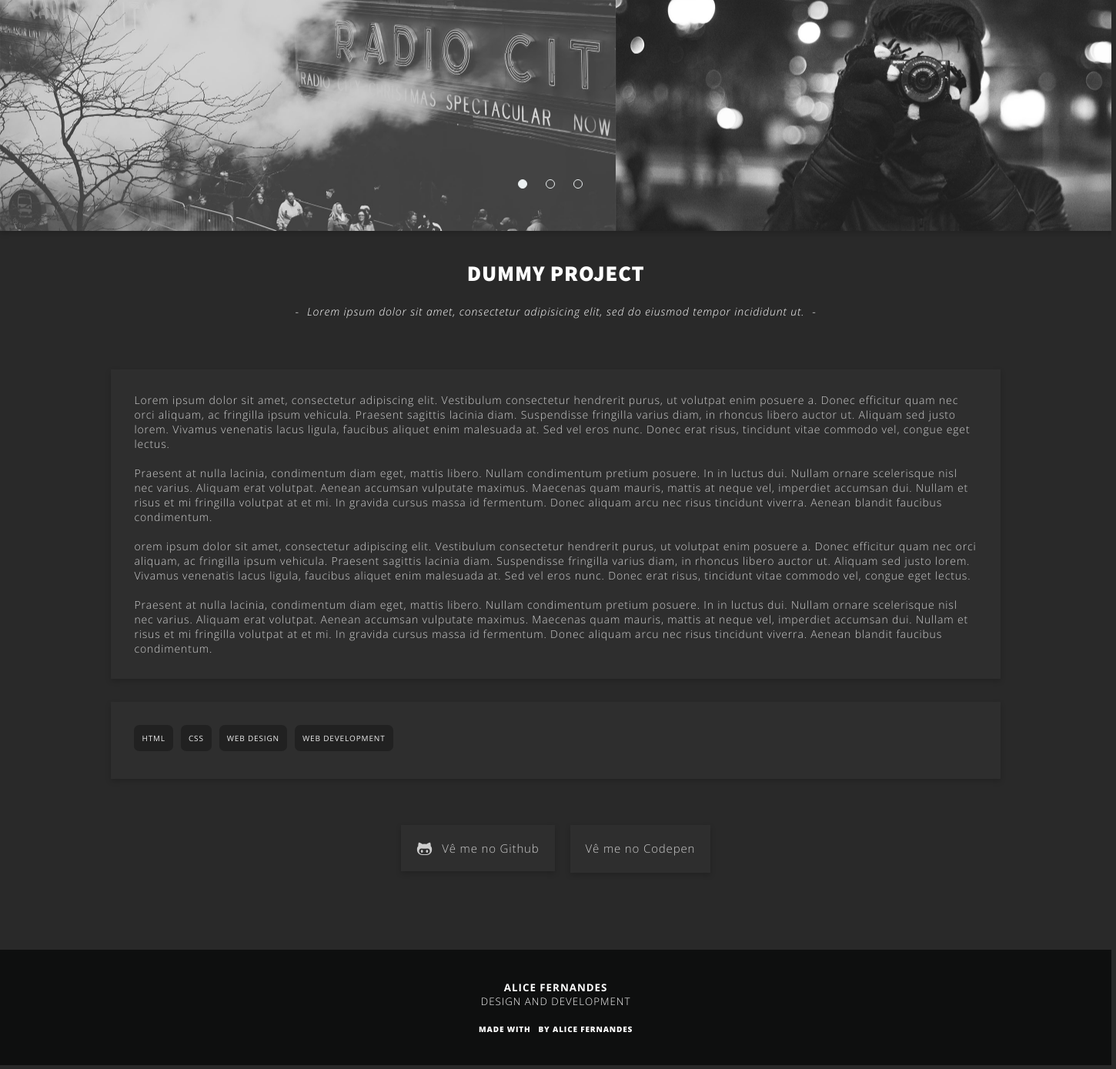
The page /projeto/dummy-project on the database its author committed.
### tables this page shows
CREATE TABLE IF NOT EXISTS `projetos` (
  `id` int(11) NOT NULL AUTO_INCREMENT,
  `nome` varchar(200) NOT NULL,
  `descricao` text NOT NULL,
  `tags` varchar(500) NOT NULL,
  `summary-line` varchar(500) NOT NULL,
  `likes` int(10) NOT NULL,
  `views` int(10) NOT NULL,
  `share` int(10) NOT NULL,
  `uri` varchar(100) NOT NULL,
  `external-urls` tinyint(1) DEFAULT NULL,
  PRIMARY KEY (`id`)
);

### templates/project-template.php (the view, shortened to what this page needs)
<!DOCTYPE html>
<html class="project-page">
  <head><?php require_once('./includes/_header.php') ?></head>
  <body>
    <div class="site-container"><?php require_once('./includes/_sidebar.php') ?>
      <div class="main-content">
        <div class="ui-component slideshow slideshow-medium panel-shadow">
          <div class="slide-container">
            <div class="slide" style="background-image:url(<?php echo("http://".$host . "/" ."img/slide1-dummy@1900.jpg") ?>);" data-slide="1"></div>
            <div class="slide" style="background-image:url(<?php echo("http://".$host . "/" ."img/slide2-dummy@1900.jpg") ?>);" data-slide="2"></div>
          </div>
          <div class="ui-component slide-controller">
            <ul>
              <li class="slider-control" data-slide="1"></li>
              <li class="slider-control" data-slide="2"></li>
              <li class="slider-control" data-slide="3"></li>
            </ul>
          </div>
        </div>
        <div class="panel-container">
          <?php
          $projeto = $urlStrings[2];
          $tabela = 'projetos';
          $conn = new mysqli(DB_HOST, DB_USER, DB_PASSWORD, DB_NAME);
          $query = "SELECT * FROM $tabela WHERE uri='$projeto'";
          $result = $conn->query($query);
          $row = $result->fetch_assoc();
           ?>
          <div class="panel panel-noshadow panel-fullwidth align-center panel-title panel-nobackground">
            <h3><?php echo($row['nome']) ?></h3>
            <p><i><?php echo($row['summary-line']) ?></i></p>
          </div>
          <div class="panel">
            <?php echo($row['descricao']) ?></div>
          <div class="panel">
            <?php
            $tags = explode(",", $row['tags']);
            $tagsHTML = "";
            foreach($tags as $tag){
              $tagsHTML.="<a class=\"tag\" href=\"/portfolio/".str_replace(" ", "", $tag)."\">
              <p>".str_replace("-", " ", $tag)."</p>
             </a>";
            }
            echo($tagsHTML);
             ?>
          </div>
          <div class="panel panel-noshadow panel-nobackground align-center">
            <?php
                $externalURlsHTML = '';
            if($row['external-urls']){
            $projetoURI = $row['uri'];
            $queryURL = "SELECT `github`, `codepen` FROM `external-urls` WHERE `projeto_uri`='$projetoURI'";
            $resultForUrl = $conn->query($queryURL);
            while($row = $resultForUrl->fetch_assoc()){
              $icon = '';
              foreach($row as $key=>$value){
                if($value){
                if($key != 'github'){
                  $icon = 'icon-network';
                }else{
                  $icon = 'social-'.$key;
                }
                $externalURlsHTML.="<a id=\"btn1\" class=\"ui-compoment btn btn-simple align-center\" href='$value' id=\"animation\">
                  <div class=\"button-circle-animation\"></div><i class=\"$icon\">
                  </i>Vê me no ".ucfirst($key)."</a>";
              }
              }
            }
            }
            echo($externalURlsHTML);
          ?>
            </div>
        </div><?php require_once('./includes/_footer.php') ?>
      </div>
    </div>
  </body>
</html>

### css/ui.css (style rules this page uses)
* { font-family:"Open Sans";margin:0px;padding:0px }
a { text-decoration:none;color:inherit }
body { margin:0px;padding:0px;width:112%;width:120%;overflow:hidden;background-color:#292929 }
h1,h2,h3,h4,p { margin:0px;padding:0px }
li,ul { list-style-type:none;padding:0px }
.site-container { position:relative;left:-12%;transition:left 0.5s }
.main-content { display:inline-block;width:83%;position:relative;height:100vh;overflow-y:auto;overflow-x:hidden }
.slideshow { position:relative }
.slideshow-medium { height:300px;width:100vw;overflow:hidden }
.slideshow-medium .slide { background-size:cover;background-position:center }
.slide-container { height:inherit;position:relative;left:0;transition:left 0.5s;z-index:-1 }
.slide { width:33.33%;height:100%;display:block;float:left }
.slide:first-child { background-color:red }
.slide:nth-child(2) { background-color:blue }
.slide-controller { position:absolute;bottom:50px;display:block;color:white;width:100%;text-align:center;background-color:transparent ul, li;background-color-display:inline }
.slide-controller li { width:10px;height:10px;display:inline-block;margin-right:20px;border:1px solid #ecf0f1;border-radius:100%;cursor:pointer;transition:background-color 0.5s }
.slide-controller li.active { background-color:#ecf0f1;transition:background-color 0.5s }
.panel-shadow { box-shadow:0px 3px 7px rgba(0, 0, 0, 0.18) }
.panel-container { width:80%;display:block;margin-left:10%;margin:auto;margin-bottom:70px }
.panel { min-height:100px;box-sizing:border-box;padding:30px;box-shadow:0px 3px 7px rgba(0, 0, 0, 0.18);margin-bottom:30px;background-color:#2e2e2e;color:#cfcfcf;font-weight:300;letter-spacing:0.85px;font-size:14px }
.panel p { padding-bottom:20px }
.panel .tag p { padding:0px }
.panel .tag { text-decoration:none;display:inline-block;background-color:#212121;color:#eeeeee;padding:10px;border-radius:7px;font-size:10px;text-transform:uppercase;font-weight:400;-moz-user-select:none;-ms-user-select:none;user-select:none;-webkit-user-select:none;cursor:pointer;margin-right:10px }
.panel-noshadow { box-shadow:none!important }
.align-center { text-align:center;margin:auto }
h3,h4,h5 { font-weight:800;text-transform:uppercase;font-family:"Source Sans Pro";letter-spacing:0.85px;font-size:28.55px }
.panel-title { padding-top:0px;padding-bottom:0px;margin-top:30px;color:white;margin-bottom:30px;line-height:50px }
.panel-title h6,.panel-title p { font-size:14px;font-weight:lighter }
.panel-title h6:after,.panel-title h6:before,.panel-title p:after,.panel-title p:before { display:inline-block;content:"-";margin:0px 10px 0px 10px }
.panel-nobackground { background-color:transparent }
.btn { position:relative;border:0px;display:inline-block;margin-left:10px;margin-right:10px;text-decoration:none;box-shadow:0px 3px 7px rgba(0, 0, 0, 0.18);line-height:60px;text-align:center;box-sizing:border-box;padding-left:20px;padding-right:20px;background-color:#2e2e2e;color:#cfcfcf;display:inline-block;font-size:15px;font-weight:100;cursor:pointer;transition:all 0.3s }
.btn i { vertical-align:middle;font-size:21px;vertical-align:sub }

### rows shown on the page
projetos: nome "DUMMY PROJECT", value "Lorem ipsum dolor sit amet, consectetur adipisicing elit, sed do eiusmod tempor incididunt ut.", descricao "Lorem ipsum dolor sit amet, consectetur adipiscing elit. Vestibulum consectetur hendrerit purus, ut volutpat enim posuere a. Donec efficitur quam nec orci aliquam, ac fringilla ipsum vehicula. Praesent sagittis lacinia diam. Suspendisse fringilla varius diam, in rhoncus libero auctor ut. Aliquam sed justo lorem. Vivamus venenatis lacus ligula, faucibus aliquet enim malesuada at. Sed vel eros nunc. Donec erat risus, tincidunt vitae commodo vel, congue eget lectus. Praesent at nulla lacinia, condimentum diam eget, mattis libero. Nullam condimentum pretium posuere. In in luctus dui. Nullam ornare scelerisque nisl nec varius. Aliquam erat volutpat. Aenean accumsan vulputate maximus. Maecenas…", tags "HTML", tags "CSS", tags "WEB DESIGN", tags "WEB DEVELOPMENT"
external-urls: key "Github", key "Codepen"
